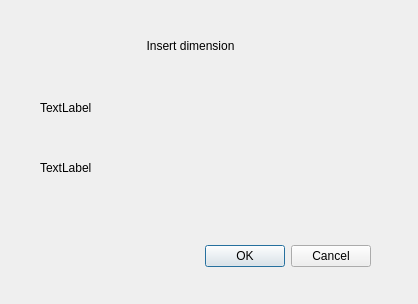
<?xml version="1.0" encoding="UTF-8"?>
<ui version="4.0">
 <class>Dialog</class>
 <widget class="QDialog" name="Dialog">
  <property name="geometry">
   <rect>
    <x>0</x>
    <y>0</y>
    <width>418</width>
    <height>304</height>
   </rect>
  </property>
  <property name="windowTitle">
   <string>Dialog</string>
  </property>
  <widget class="QDialogButtonBox" name="buttonBox">
   <property name="geometry">
    <rect>
     <x>30</x>
     <y>240</y>
     <width>341</width>
     <height>32</height>
    </rect>
   </property>
   <property name="orientation">
    <enum>Qt::Horizontal</enum>
   </property>
   <property name="standardButtons">
    <set>QDialogButtonBox::Cancel|QDialogButtonBox::Ok</set>
   </property>
  </widget>
  <widget class="QLabel" name="label">
   <property name="geometry">
    <rect>
     <x>130</x>
     <y>30</y>
     <width>121</width>
     <height>31</height>
    </rect>
   </property>
   <property name="text">
    <string>Insert dimension</string>
   </property>
   <property name="alignment">
    <set>Qt::AlignCenter</set>
   </property>
  </widget>
  <widget class="QLabel" name="label_2">
   <property name="geometry">
    <rect>
     <x>40</x>
     <y>100</y>
     <width>55</width>
     <height>16</height>
    </rect>
   </property>
   <property name="text">
    <string>TextLabel</string>
   </property>
  </widget>
  <widget class="QLabel" name="label_3">
   <property name="geometry">
    <rect>
     <x>40</x>
     <y>160</y>
     <width>55</width>
     <height>16</height>
    </rect>
   </property>
   <property name="text">
    <string>TextLabel</string>
   </property>
  </widget>
 </widget>
 <resources/>
 <connections>
  <connection>
   <sender>buttonBox</sender>
   <signal>accepted()</signal>
   <receiver>Dialog</receiver>
   <slot>accept()</slot>
   <hints>
    <hint type="sourcelabel">
     <x>248</x>
     <y>254</y>
    </hint>
    <hint type="destinationlabel">
     <x>157</x>
     <y>274</y>
    </hint>
   </hints>
  </connection>
  <connection>
   <sender>buttonBox</sender>
   <signal>rejected()</signal>
   <receiver>Dialog</receiver>
   <slot>reject()</slot>
   <hints>
    <hint type="sourcelabel">
     <x>316</x>
     <y>260</y>
    </hint>
    <hint type="destinationlabel">
     <x>286</x>
     <y>274</y>
    </hint>
   </hints>
  </connection>
 </connections>
</ui>
